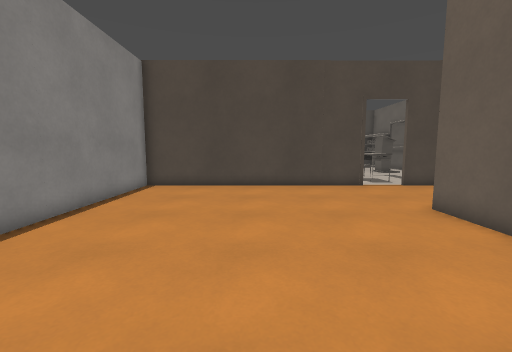
View 1 (above)

24 first-person views from a walk through a level from a Godot 3-D game. The camera is 1.4 m above the floor, tilts 6° down and sees 90° across. The floor is counted in squares, 0.72 m on a side. Each view is taken from the middle of a square. On the plan, view 1 faces up. The plan holds only what a view shows up to about 15 squares ahead; the rest is blank. The place goes on beyond the plan. Surface patterns are stand-ins for the level's own textures.

View 2
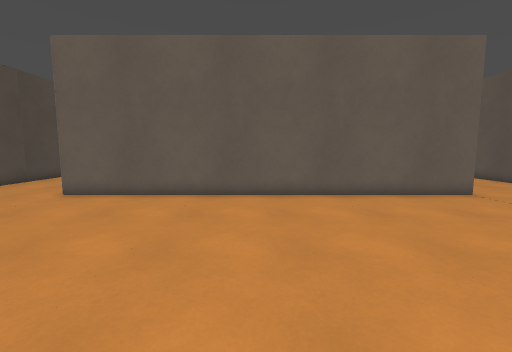

View 3
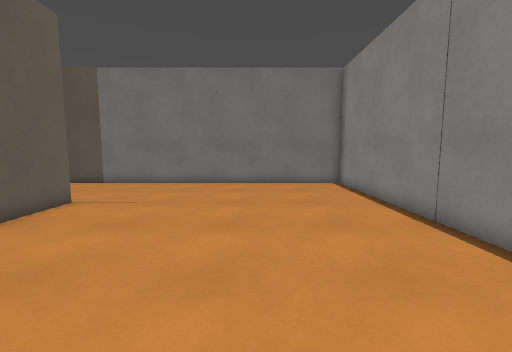

View 4
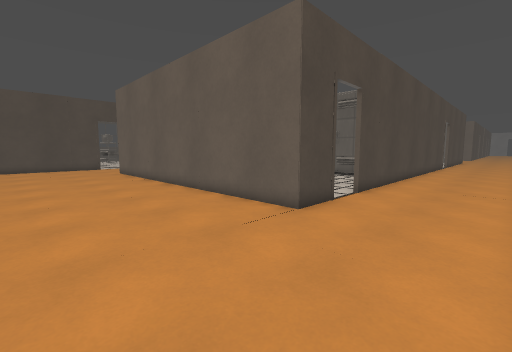

View 5
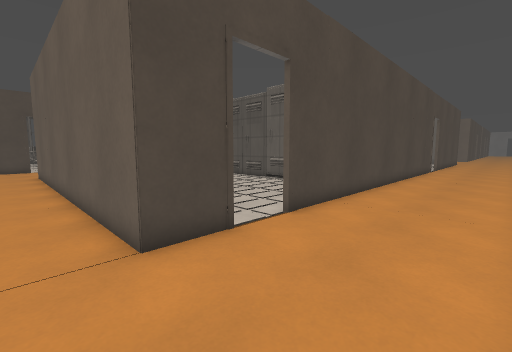

View 6
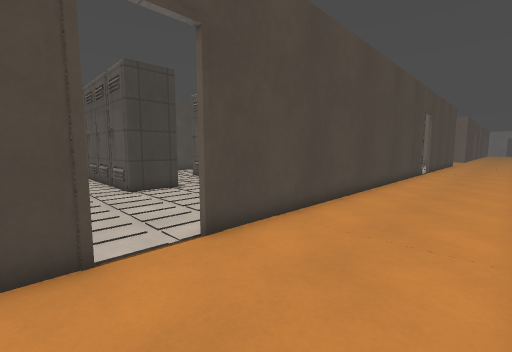

View 7
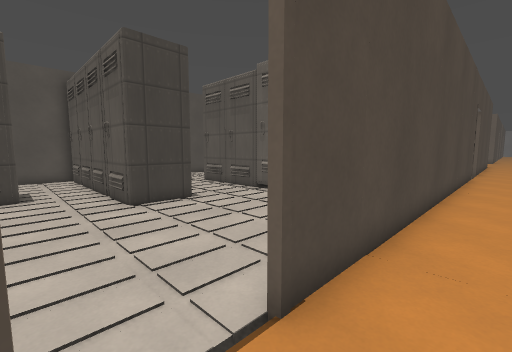

View 8
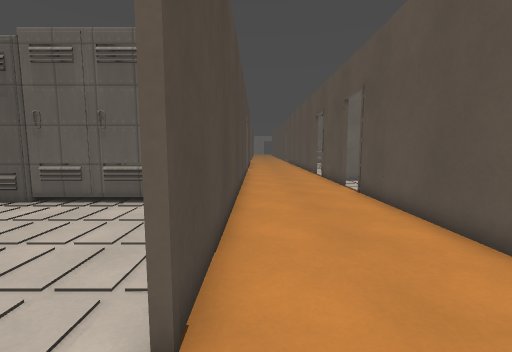

View 9
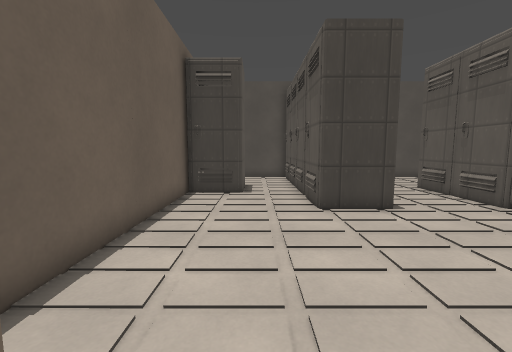

View 10
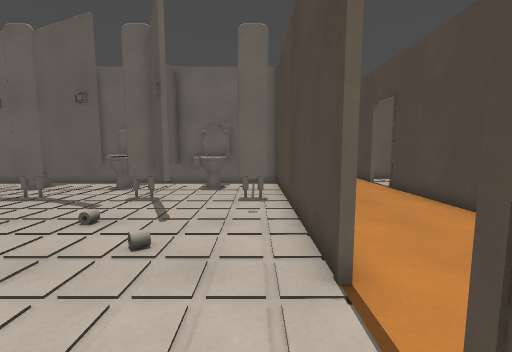

View 11
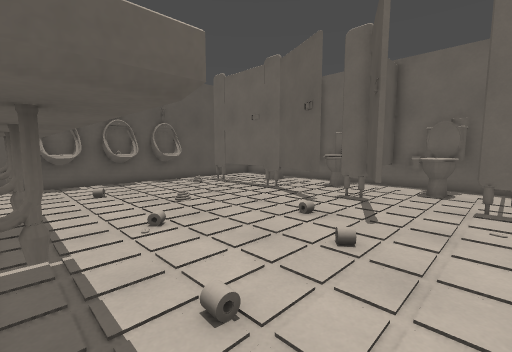

View 12
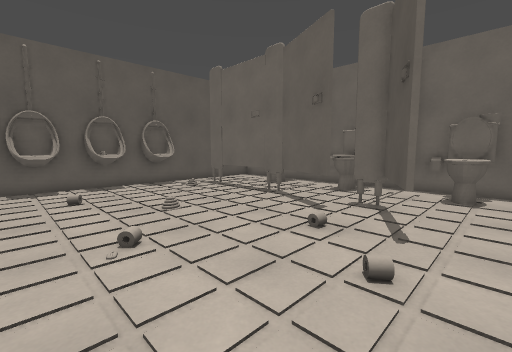

View 13
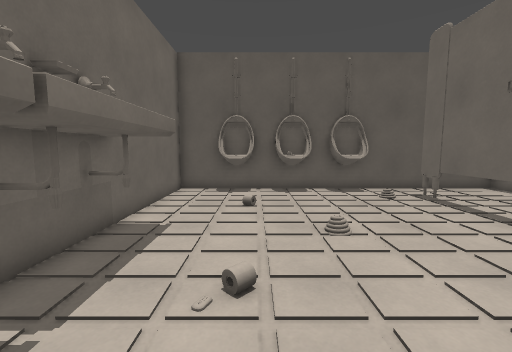

View 14
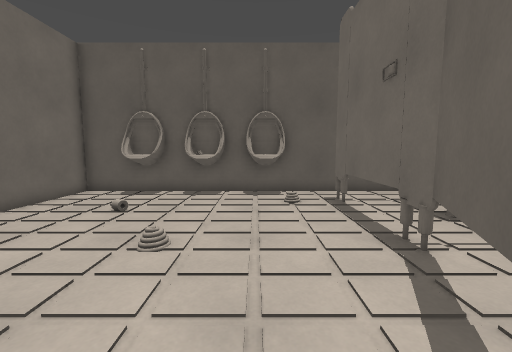

View 15
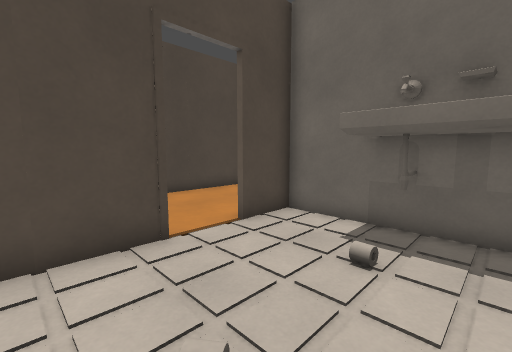

View 16
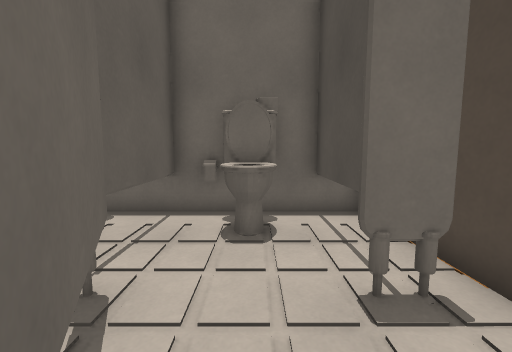

View 17
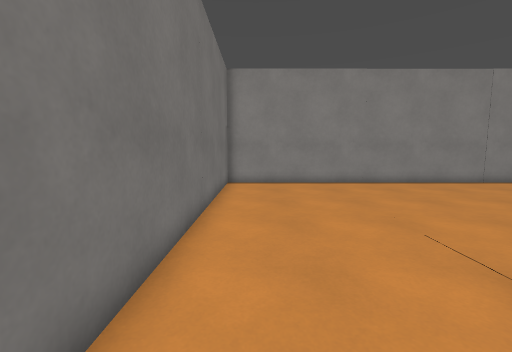

View 18
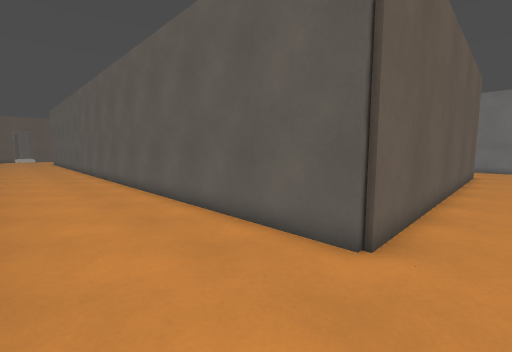

View 19
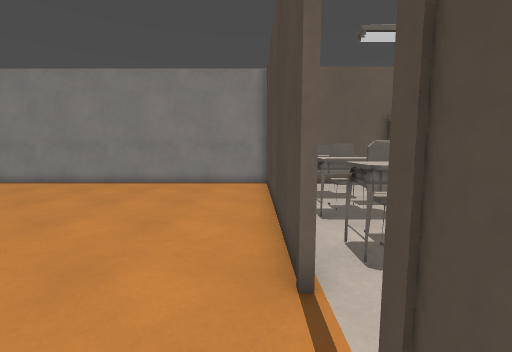

View 20
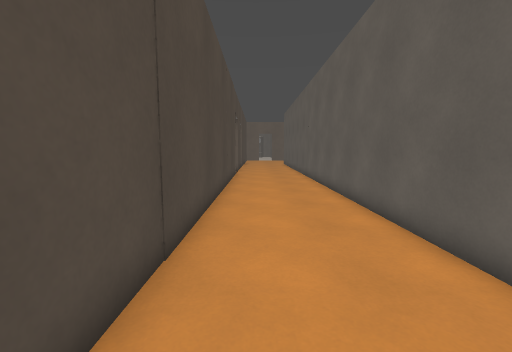

View 21
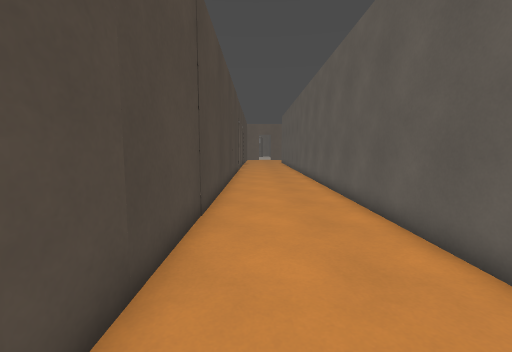

View 22
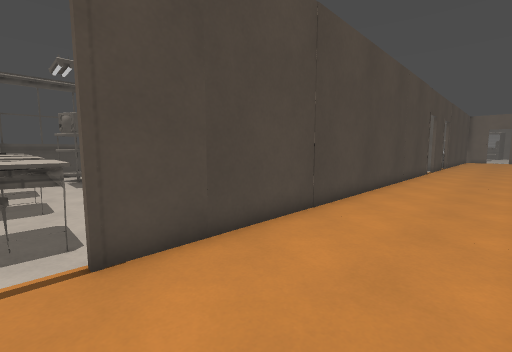

View 23
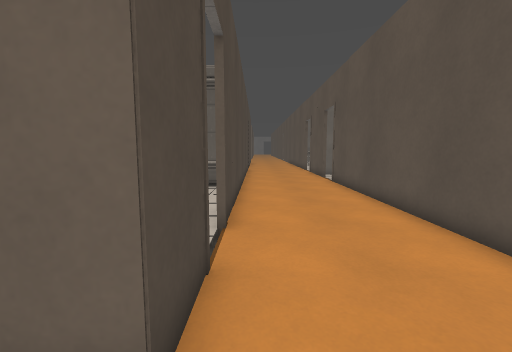

View 24
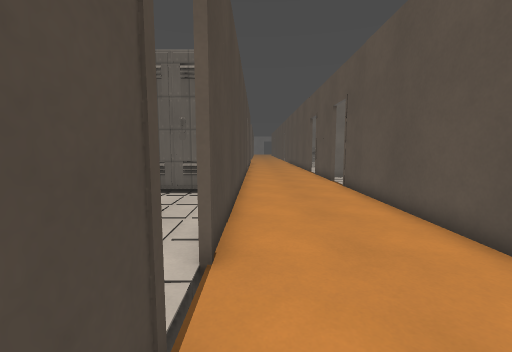

### Floor plan
Key: @ floor where view 1 was taken; # wall or solid block; x gap in a wall; . main floor; : floor 0.25 m higher than the main floor; = window, fence, low wall or low ledge; ^ raised ledge; L locker; T thing the floor can be seen under or through; O other object.
Columns run from 6 left of view 1 to 24 right of it. Each row starts with its distance up from view 1.
 16    ^^^^^^^^  ^^
 15        ^^ ^^.^^
 14 ############..#################
 13 #..............................
 12 #..............................
 11 #..............................
 10 #..............................
  9 #..............................
  8 #...........###################
  7 #...........#  ..L
  6 #...........#  ..L
  5 #...........#  ..L  L
  4 #...........#  ..L  L  ..
  3 #...........###..L  L .L#
  2 #...........#.L..L    .L
  1 #...........#LL..L   ..LL#
  0 #.....@.....#....LL  ..LL
 -1 #...........#....L  L..L
 -2 #...........#....LL#...LL
 -3 #...........#..........L:L
 -4 #...........#..........L
 -5 #...........#..........L:L
 -6 #...........#..........L
 -7 #...........#..........L:L
 -8 #...........#..........L:
 -9 #...........##x.x##############
-10 #..............................
-11 #..............................
-12 #..............................
-13 #..............................
-14 #..............................
-15 ##########################..###
-16               ######..........#
-17               #...............#
-18               ##=........... ##
-19               ##=...##...... #
-20               #....##.......#
-21               ######........#
-22                    ##.......#
-23                    ##.......#
-24                    #........ #
-25                    T....O... ##
-26                    T..........#
-27                    T..........#
-28                    T..........#
-29                    T..........#
-30               #....T..........#
-31               #......##.^##^#.#
-32               #################

Positions as (right, up) in squares from view 1, and headings:
1: (0, 0), facing up
2: (-5, 0), facing right
3: (-1, 0), facing down
4: (-1, -14), facing up-right
5: (4, -14), facing up-right
6: (7, -14), facing up-right
7: (8, -11), facing up-right
8: (8, -10), facing right
9: (9, -10), facing up
10: (23, -16), facing left
11: (23, -16), facing down-left
12: (22, -17), facing down-left
13: (20, -19), facing down
14: (16, -20), facing down
15: (17, -20), facing up-right
16: (16, -18), facing left
17: (9, -13), facing left
18: (4, 13), facing down-right
19: (9, 13), facing left
20: (10, 12), facing right
21: (7, 12), facing right
22: (7, 9), facing up-right
23: (4, -10), facing right
24: (6, -10), facing right
